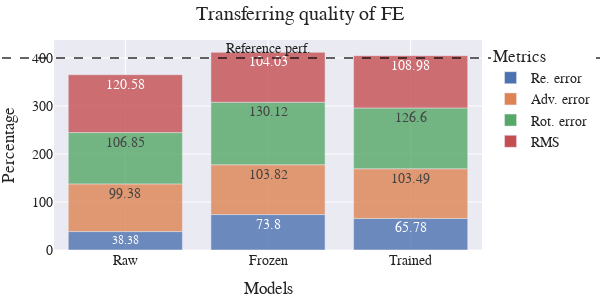

Notebook code cell kept with this figure:
### Code cell
file_name = "FE_RAW_F_T"
keys = list(comp_df.keys())
x = [k for k in keys for i in range(4)]
y = []
for k in keys:
    y += [comp_df[k][metric][0][0] for metric in METRICS]
df_formatted = dict(Models=x, Percentage=y, Metrics=METRICS_RENAME*len(keys))
fig = plot_bar(results=df_formatted, title="Transferring quality of FE", 
        width=600, add_hline=True, annotation_text="Reference perf.")
save_plot(fig, "img/trans/"+file_name+".svg")
fig.show()

### Figure 1 — Plotly figure (JSON) as saved in the notebook; plotly's stock layout.template omitted (floating-point values rounded to 4 significant figures)
{"data": [{"alignmentgroup": "True", "hovertemplate": "Metrics=Re. error<br>Models=%{x}<br>Percentage=%{text}<extra></extra>", "legendgroup": "Re. error", "marker": {"color": "rgb(76,114,176)", "opacity": 0.8, "pattern": {"shape": ""}}, "name": "Re. error", "offsetgroup": "Re. error", "orientation": "v", "showlegend": true, "text": [38.38, 73.8, 65.78], "textposition": "auto", "type": "bar", "x": ["Raw", "Frozen", "Trained"], "xaxis": "x", "y": [38.38, 73.8, 65.78], "yaxis": "y"}, {"alignmentgroup": "True", "hovertemplate": "Metrics=Adv. error<br>Models=%{x}<br>Percentage=%{text}<extra></extra>", "legendgroup": "Adv. error", "marker": {"color": "rgb(221,132,82)", "opacity": 0.8, "pattern": {"shape": ""}}, "name": "Adv. error", "offsetgroup": "Adv. error", "orientation": "v", "showlegend": true, "text": [99.38, 103.8, 103.5], "textposition": "auto", "type": "bar", "x": ["Raw", "Frozen", "Trained"], "xaxis": "x", "y": [99.38, 103.8, 103.5], "yaxis": "y"}, {"alignmentgroup": "True", "hovertemplate": "Metrics=Rot. error<br>Models=%{x}<br>Percentage=%{text}<extra></extra>", "legendgroup": "Rot. error", "marker": {"color": "rgb(85,168,104)", "opacity": 0.8, "pattern": {"shape": ""}}, "name": "Rot. error", "offsetgroup": "Rot. error", "orientation": "v", "showlegend": true, "text": [106.8, 130.1, 126.6], "textposition": "auto", "type": "bar", "x": ["Raw", "Frozen", "Trained"], "xaxis": "x", "y": [106.8, 130.1, 126.6], "yaxis": "y"}, {"alignmentgroup": "True", "hovertemplate": "Metrics=RMS<br>Models=%{x}<br>Percentage=%{text}<extra></extra>", "legendgroup": "RMS", "marker": {"color": "rgb(196,78,82)", "opacity": 0.8, "pattern": {"shape": ""}}, "name": "RMS", "offsetgroup": "RMS", "orientation": "v", "showlegend": true, "text": [120.6, 104.0, 109.0], "textposition": "auto", "type": "bar", "x": ["Raw", "Frozen", "Trained"], "xaxis": "x", "y": [120.6, 104.0, 109.0], "yaxis": "y"}], "layout": {"annotations": [{"showarrow": false, "text": "Reference perf.", "x": 0.5, "xanchor": "center", "xref": "x domain", "y": 400, "yanchor": "bottom", "yref": "y"}], "barmode": "relative", "font": {"family": "Serif", "size": 14}, "height": 300, "legend": {"title": {"text": "Metrics"}, "tracegroupgap": 0}, "margin": {"b": 5, "l": 5, "r": 5, "t": 40}, "shapes": [{"line": {"color": "black", "dash": "dash", "width": 2}, "opacity": 0.6, "type": "line", "x0": -0.5, "x1": 2.5, "xref": "x domain", "y0": 400, "y1": 400, "yref": "y"}], "title": {"text": "Transferring quality of FE"}, "width": 600, "xaxis": {"anchor": "y", "domain": [0, 1], "title": {"text": "Models"}}, "yaxis": {"anchor": "x", "domain": [0, 1], "title": {"text": "Percentage"}}}}
